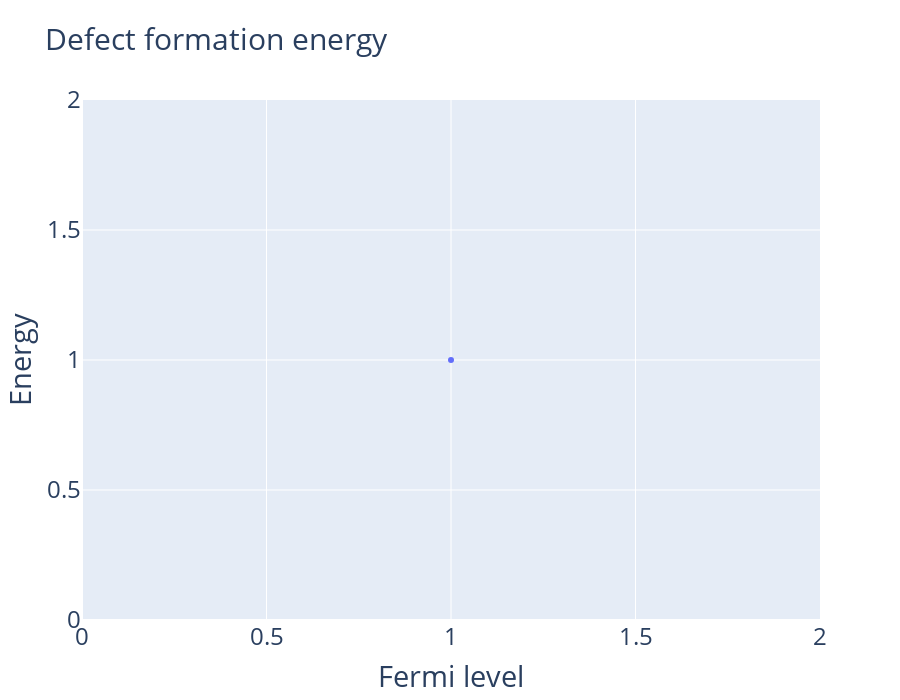

Notebook source saved alongside this figure:
### Code cell
fig.update_layout(
    title=f"Defect formation energy",
    xaxis_title=f"Fermi level",
    yaxis_title=f"Energy",
    title_font_size=30,
    font_size=24,
    width=900, height=700)
fig.add_trace(go.Scatter(x=[1], y=[1]))

### Figure 1 — Plotly figure (JSON) as saved in the notebook; plotly's stock layout.template omitted (floating-point values rounded to 4 significant figures)
{"data": [{"type": "scatter", "x": [1], "y": [1]}], "layout": {"font": {"size": 24}, "height": 700, "title": {"font": {"size": 30}, "text": "Defect formation energy"}, "width": 900, "xaxis": {"title": {"text": "Fermi level"}}, "yaxis": {"title": {"text": "Energy"}}}}
